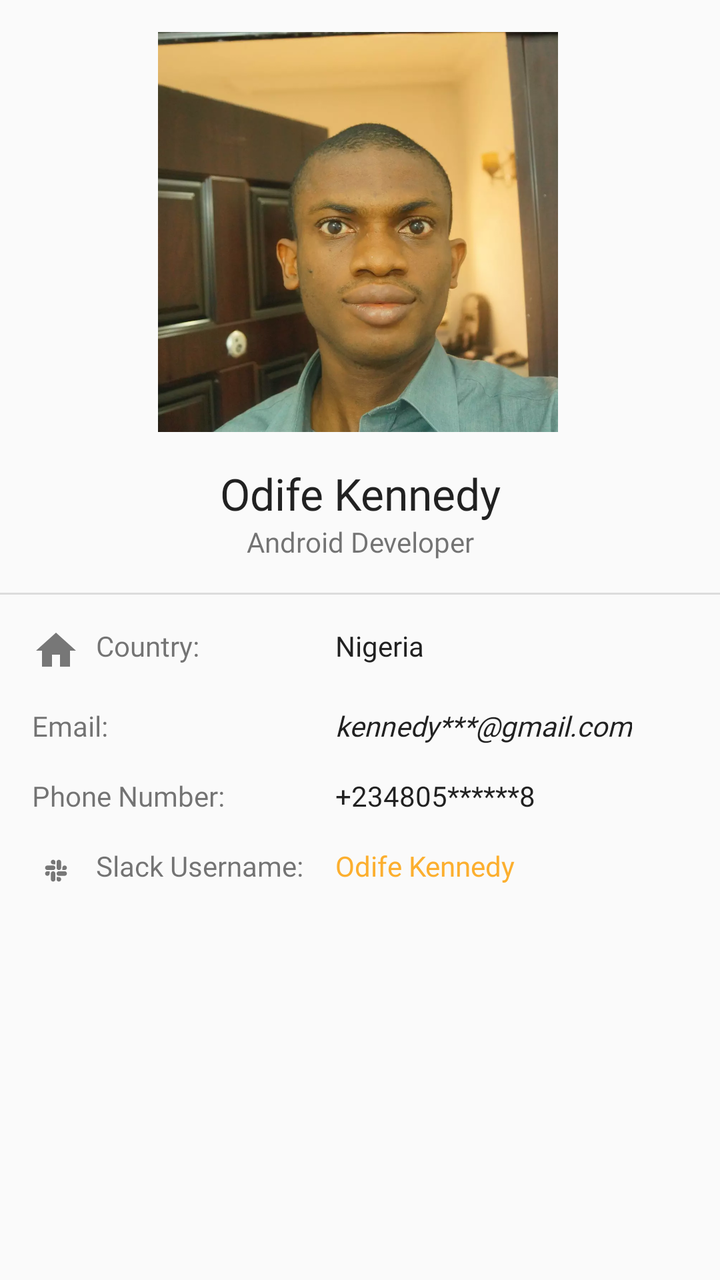
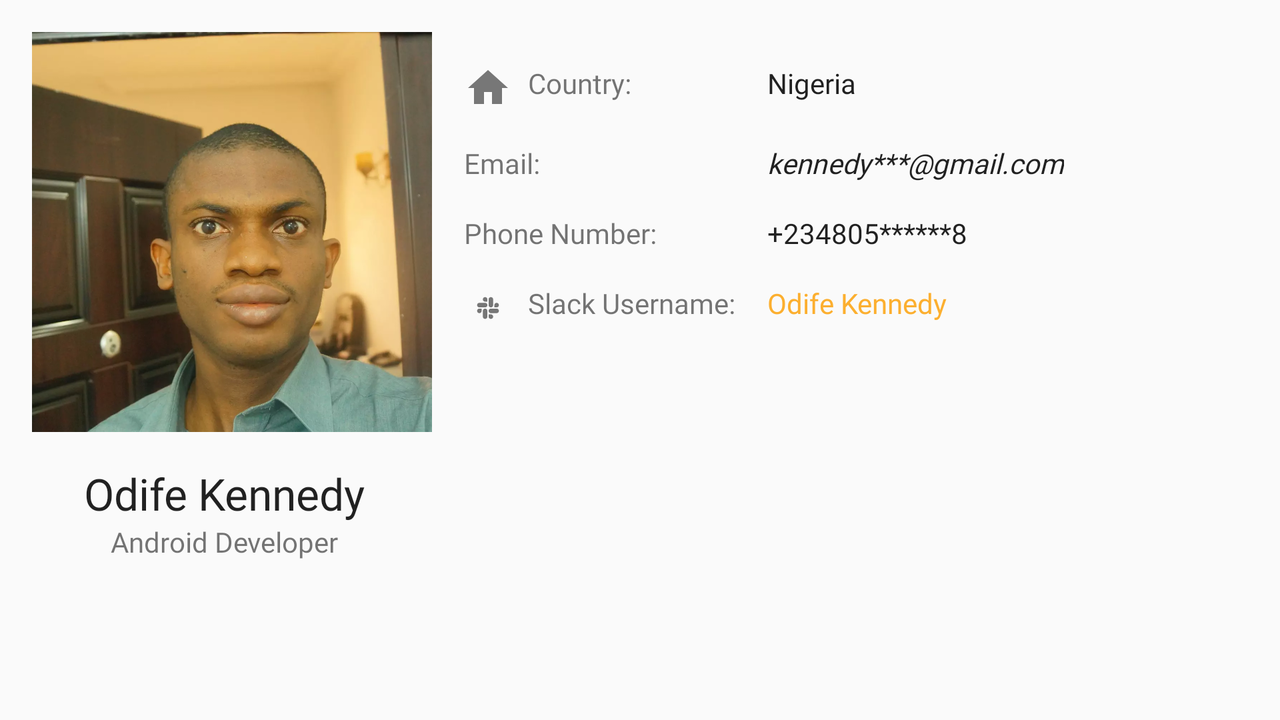

An Android layout and its configuration variant, each rendered on a device that would load it. The default file and the variant file are quoted in full after the pictures.
<!-- AndroidManifest.xml: application theme AppTheme -->
<!-- res/layout/activity_my_profile.xml -->
<?xml version="1.0" encoding="utf-8"?>
<androidx.constraintlayout.widget.ConstraintLayout xmlns:android="http://schemas.android.com/apk/res/android"
    xmlns:app="http://schemas.android.com/apk/res-auto"
    xmlns:tools="http://schemas.android.com/tools"
    android:layout_width="match_parent"
    android:layout_height="match_parent"
    tools:context=".ProfileActivity">

    <ImageView
        android:id="@+id/imageView_profile_picture"
        android:layout_width="200dp"
        android:layout_height="200dp"
        android:layout_marginTop="16dp"
        android:scaleType="centerCrop"
        app:layout_constraintEnd_toEndOf="parent"
        app:layout_constraintHorizontal_bias="0.494"
        app:layout_constraintStart_toStartOf="parent"
        app:layout_constraintTop_toTopOf="parent"
        tools:src="@drawable/my_picture" />

    <TextView
        android:id="@+id/textView_name"
        android:layout_width="0dp"
        android:layout_height="wrap_content"
        android:layout_marginStart="16dp"
        android:layout_marginTop="16dp"
        android:layout_marginEnd="16dp"
        android:gravity="center_horizontal"
        android:text="@string/my_name"
        android:textAppearance="@style/TextAppearance.AppCompat.Large"
        app:layout_constraintEnd_toEndOf="parent"
        app:layout_constraintStart_toStartOf="parent"
        app:layout_constraintTop_toBottomOf="@+id/imageView_profile_picture" />

    <TextView
        android:id="@+id/textView_title"
        android:layout_width="0dp"
        android:layout_height="wrap_content"
        android:gravity="center_horizontal"
        android:text="@string/android_developer"
        android:textAppearance="@style/TextAppearance.AppCompat.Small"
        app:layout_constraintEnd_toEndOf="@+id/textView_name"
        app:layout_constraintStart_toStartOf="@+id/textView_name"
        app:layout_constraintTop_toBottomOf="@+id/textView_name" />

    <View
        android:id="@+id/divider"
        android:layout_width="0dp"
        android:layout_height="1dp"
        android:layout_marginTop="16dp"
        android:background="?android:attr/listDivider"
        app:layout_constraintEnd_toEndOf="parent"
        app:layout_constraintStart_toStartOf="parent"
        app:layout_constraintTop_toBottomOf="@+id/textView_title" />

    <TextView
        android:id="@+id/textView_country_label"
        android:layout_width="wrap_content"
        android:layout_height="wrap_content"
        android:layout_marginStart="16dp"
        android:layout_marginTop="16dp"
        android:text="@string/country"
        android:drawableStart="@drawable/ic_home_black_24dp"
        android:drawablePadding="8dp"
        app:layout_constraintStart_toStartOf="parent"
        app:layout_constraintTop_toBottomOf="@+id/divider" />

    <TextView
        android:id="@+id/textView_email_label"
        android:layout_width="wrap_content"
        android:layout_height="wrap_content"
        android:layout_marginTop="16dp"
        android:text="@string/email"
        android:drawableStart="@drawable/ic_email_black_24dp"
        android:drawablePadding="8dp"
        app:layout_constraintStart_toStartOf="@+id/textView_country_label"
        app:layout_constraintTop_toBottomOf="@+id/textView_country_label" />

    <TextView
        android:id="@+id/textView_phone_label"
        android:layout_width="wrap_content"
        android:layout_height="wrap_content"
        android:layout_marginTop="16dp"
        android:text="@string/phone_number"
        android:drawableStart="@drawable/ic_phone_black_24dp"
        android:drawablePadding="8dp"
        app:layout_constraintStart_toStartOf="@+id/textView_email_label"
        app:layout_constraintTop_toBottomOf="@+id/textView_email_label" />

    <TextView
        android:id="@+id/textView_slack_label"
        android:layout_width="wrap_content"
        android:layout_height="wrap_content"
        android:layout_marginTop="16dp"
        android:text="@string/slack_username"
        android:drawableStart="@drawable/ic_slack_black"
        android:drawablePadding="8dp"
        app:layout_constraintStart_toStartOf="@+id/textView_phone_label"
        app:layout_constraintTop_toBottomOf="@+id/textView_phone_label" />

    <androidx.constraintlayout.widget.Barrier
        android:id="@+id/barrier"
        android:layout_width="wrap_content"
        android:layout_height="wrap_content"
        app:barrierDirection="end"
        app:constraint_referenced_ids="textView_slack_label,textView_phone_label,textView_country_label,textView_email_label"
        tools:layout_editor_absoluteX="411dp" />

    <TextView
        android:id="@+id/textView7_country"
        android:layout_width="wrap_content"
        android:layout_height="wrap_content"
        android:layout_marginStart="16dp"
        android:text="@string/nigeria"
        android:textAppearance="@style/TextAppearance.AppCompat.Body1"
        app:layout_constraintBaseline_toBaselineOf="@+id/textView_country_label"
        app:layout_constraintStart_toEndOf="@+id/barrier" />

    <TextView
        android:id="@+id/textView8"
        android:layout_width="wrap_content"
        android:layout_height="wrap_content"
        android:text="@string/my_email"
        android:textAppearance="@style/TextAppearance.AppCompat.Body1"
        android:textStyle="italic"
        app:layout_constraintBaseline_toBaselineOf="@+id/textView_email_label"
        app:layout_constraintStart_toStartOf="@+id/textView7_country" />

    <TextView
        android:id="@+id/textView_phone"
        android:layout_width="wrap_content"
        android:layout_height="wrap_content"
        android:text="@string/my_phone"
        android:textAppearance="@style/TextAppearance.AppCompat.Body1"
        app:layout_constraintBaseline_toBaselineOf="@+id/textView_phone_label"
        app:layout_constraintStart_toStartOf="@+id/textView8" />

    <TextView
        android:id="@+id/textView_slack"
        android:layout_width="wrap_content"
        android:layout_height="wrap_content"
        android:text="@string/my_name"
        android:textAppearance="@style/TextAppearance.AppCompat.Body1"
        android:textColor="@color/colorAccent"
        app:layout_constraintBaseline_toBaselineOf="@+id/textView_slack_label"
        app:layout_constraintStart_toStartOf="@+id/textView_phone" />
</androidx.constraintlayout.widget.ConstraintLayout>
<!-- resources referenced by this layout -->
<resources>
  <color name="colorAccent">#FCAF2F</color>
  <!-- drawable ic_home_black_24dp (drawable) -->
  <vector android:height="24dp" android:tint="#777777"
      android:viewportHeight="24.0" android:viewportWidth="24.0"
      android:width="24dp" xmlns:android="http://schemas.android.com/apk/res/android">
      <path android:fillColor="#FF000000" android:pathData="M10,20v-6h4v6h5v-8h3L12,3 2,12h3v8z"/>
  </vector>
  <!-- drawable ic_slack_black (drawable) -->
  <vector android:height="24dp" android:viewportHeight="270"
      android:viewportWidth="270" android:width="24dp"
      android:tint="#777777"
      xmlns:android="http://schemas.android.com/apk/res/android">
      <path android:fillColor="#FF000000" android:pathData="M99.4,151.2c0,7.1 -5.8,12.9 -12.9,12.9s-12.9,-5.8 -12.9,-12.9c0,-7.1 5.8,-12.9 12.9,-12.9h12.9V151.2z"/>
      <path android:fillColor="#FF000000" android:pathData="M105.9,151.2c0,-7.1 5.8,-12.9 12.9,-12.9s12.9,5.8 12.9,12.9v32.3c0,7.1 -5.8,12.9 -12.9,12.9s-12.9,-5.8 -12.9,-12.9C105.9,183.5 105.9,151.2 105.9,151.2z"/>
      <path android:fillColor="#FF000000" android:pathData="M118.8,99.4c-7.1,0 -12.9,-5.8 -12.9,-12.9s5.8,-12.9 12.9,-12.9s12.9,5.8 12.9,12.9v12.9H118.8z"/>
      <path android:fillColor="#FF000000" android:pathData="M118.8,105.9c7.1,0 12.9,5.8 12.9,12.9s-5.8,12.9 -12.9,12.9H86.5c-7.1,0 -12.9,-5.8 -12.9,-12.9s5.8,-12.9 12.9,-12.9C86.5,105.9 118.8,105.9 118.8,105.9z"/>
      <path android:fillColor="#FF000000" android:pathData="M170.6,118.8c0,-7.1 5.8,-12.9 12.9,-12.9c7.1,0 12.9,5.8 12.9,12.9s-5.8,12.9 -12.9,12.9h-12.9V118.8z"/>
      <path android:fillColor="#FF000000" android:pathData="M164.1,118.8c0,7.1 -5.8,12.9 -12.9,12.9c-7.1,0 -12.9,-5.8 -12.9,-12.9V86.5c0,-7.1 5.8,-12.9 12.9,-12.9c7.1,0 12.9,5.8 12.9,12.9V118.8z"/>
      <path android:fillColor="#FF000000" android:pathData="M151.2,170.6c7.1,0 12.9,5.8 12.9,12.9c0,7.1 -5.8,12.9 -12.9,12.9c-7.1,0 -12.9,-5.8 -12.9,-12.9v-12.9H151.2z"/>
      <path android:fillColor="#FF000000" android:pathData="M151.2,164.1c-7.1,0 -12.9,-5.8 -12.9,-12.9c0,-7.1 5.8,-12.9 12.9,-12.9h32.3c7.1,0 12.9,5.8 12.9,12.9c0,7.1 -5.8,12.9 -12.9,12.9H151.2z"/>
  </vector>
  <!-- drawable my_picture: webp bitmap (drawable, 71100 bytes) -->
  <string name="android_developer">Android Developer</string>
  <string name="country">Country:</string>
  <string name="email">Email:</string>
  <string name="my_email">kennedy***@gmail.com</string>
  <string name="my_name">Odife Kennedy</string>
  <string name="my_phone">+234805******8</string>
  <string name="nigeria">Nigeria</string>
  <string name="phone_number">Phone Number:</string>
  <string name="slack_username">Slack Username:</string>
  <style name="AppTheme" parent="Theme.AppCompat.Light.DarkActionBar">
          
          <item name="colorPrimary">@color/colorPrimary</item>
          <item name="colorPrimaryDark">@color/colorPrimaryDark</item>
          <item name="colorAccent">@color/colorAccent</item>
  
          <item name="android:fontFamily">@font/noto_sans</item>
      </style>
  <color name="colorPrimary">#365EDF</color>
  <color name="colorPrimaryDark">#244BB6</color>
</resources>
<!-- res/layout-land/activity_my_profile.xml (the repository's variant of the layout above) -->
<!-- drawn on the phone turned sideways -->
<?xml version="1.0" encoding="utf-8"?>
<ScrollView xmlns:android="http://schemas.android.com/apk/res/android"
    xmlns:app="http://schemas.android.com/apk/res-auto"
    xmlns:tools="http://schemas.android.com/tools"
    android:layout_width="match_parent"
    android:layout_height="match_parent">

    <androidx.constraintlayout.widget.ConstraintLayout
        android:layout_width="match_parent"
        android:layout_height="wrap_content"
        android:clipToPadding="false"
        android:paddingBottom="16dp"
        tools:context=".ProfileActivity">

        <ImageView
            android:id="@+id/imageView_profile_picture"
            android:layout_width="200dp"
            android:layout_height="200dp"
            android:layout_marginStart="16dp"
            android:layout_marginTop="16dp"
            android:scaleType="centerCrop"
            tools:src="@drawable/my_picture"
            app:layout_constraintStart_toStartOf="parent"
            app:layout_constraintTop_toTopOf="parent" />

        <TextView
            android:id="@+id/textView_name"
            android:layout_width="0dp"
            android:layout_height="wrap_content"
            android:layout_marginStart="16dp"
            android:layout_marginTop="16dp"
            android:layout_marginEnd="8dp"
            android:gravity="center_horizontal"
            android:text="@string/my_name"
            android:textAppearance="@style/TextAppearance.AppCompat.Large"
            app:layout_constraintEnd_toEndOf="@+id/imageView_profile_picture"
            app:layout_constraintStart_toStartOf="parent"
            app:layout_constraintTop_toBottomOf="@+id/imageView_profile_picture" />

        <TextView
            android:id="@+id/textView_title"
            android:layout_width="0dp"
            android:layout_height="wrap_content"
            android:gravity="center_horizontal"
            android:text="@string/android_developer"
            android:textAppearance="@style/TextAppearance.AppCompat.Small"
            app:layout_constraintEnd_toEndOf="@+id/textView_name"
            app:layout_constraintStart_toStartOf="@+id/textView_name"
            app:layout_constraintTop_toBottomOf="@+id/textView_name" />

        <TextView
            android:id="@+id/textView_country_label"
            android:layout_width="wrap_content"
            android:layout_height="wrap_content"
            android:layout_marginStart="16dp"
            android:layout_marginTop="16dp"
            android:drawableStart="@drawable/ic_home_black_24dp"
            android:drawablePadding="8dp"
            android:text="@string/country"
            app:layout_constraintStart_toEndOf="@+id/imageView_profile_picture"
            app:layout_constraintTop_toTopOf="@+id/imageView_profile_picture" />

        <TextView
            android:id="@+id/textView_email_label"
            android:layout_width="wrap_content"
            android:layout_height="wrap_content"
            android:layout_marginTop="16dp"
            android:drawableStart="@drawable/ic_email_black_24dp"
            android:drawablePadding="8dp"
            android:text="@string/email"
            app:layout_constraintStart_toStartOf="@+id/textView_country_label"
            app:layout_constraintTop_toBottomOf="@+id/textView_country_label" />

        <TextView
            android:id="@+id/textView_phone_label"
            android:layout_width="wrap_content"
            android:layout_height="wrap_content"
            android:layout_marginTop="16dp"
            android:drawableStart="@drawable/ic_phone_black_24dp"
            android:drawablePadding="8dp"
            android:text="@string/phone_number"
            app:layout_constraintStart_toStartOf="@+id/textView_email_label"
            app:layout_constraintTop_toBottomOf="@+id/textView_email_label" />

        <TextView
            android:id="@+id/textView_slack_label"
            android:layout_width="wrap_content"
            android:layout_height="wrap_content"
            android:layout_marginTop="16dp"
            android:drawableStart="@drawable/ic_slack_black"
            android:drawablePadding="8dp"
            android:text="@string/slack_username"
            app:layout_constraintStart_toStartOf="@+id/textView_phone_label"
            app:layout_constraintTop_toBottomOf="@+id/textView_phone_label" />

        <androidx.constraintlayout.widget.Barrier
            android:id="@+id/barrier"
            android:layout_width="wrap_content"
            android:layout_height="wrap_content"
            app:barrierDirection="end"
            app:constraint_referenced_ids="textView_slack_label,textView_phone_label,textView_country_label,textView_email_label"
            tools:layout_editor_absoluteX="411dp" />

        <TextView
            android:id="@+id/textView7_country"
            android:layout_width="wrap_content"
            android:layout_height="wrap_content"
            android:layout_marginStart="16dp"
            android:text="@string/nigeria"
            android:textAppearance="@style/TextAppearance.AppCompat.Body1"
            app:layout_constraintBaseline_toBaselineOf="@+id/textView_country_label"
            app:layout_constraintStart_toEndOf="@+id/barrier" />

        <TextView
            android:id="@+id/textView8"
            android:layout_width="wrap_content"
            android:layout_height="wrap_content"
            android:text="@string/my_email"
            android:textAppearance="@style/TextAppearance.AppCompat.Body1"
            android:textStyle="italic"
            app:layout_constraintBaseline_toBaselineOf="@+id/textView_email_label"
            app:layout_constraintStart_toStartOf="@+id/textView7_country" />

        <TextView
            android:id="@+id/textView_phone"
            android:layout_width="wrap_content"
            android:layout_height="wrap_content"
            android:text="@string/my_phone"
            android:textAppearance="@style/TextAppearance.AppCompat.Body1"
            app:layout_constraintBaseline_toBaselineOf="@+id/textView_phone_label"
            app:layout_constraintStart_toStartOf="@+id/textView8" />

        <TextView
            android:id="@+id/textView_slack"
            android:layout_width="wrap_content"
            android:layout_height="wrap_content"
            android:text="@string/my_name"
            android:textAppearance="@style/TextAppearance.AppCompat.Body1"
            android:textColor="@color/colorAccent"
            app:layout_constraintBaseline_toBaselineOf="@+id/textView_slack_label"
            app:layout_constraintStart_toStartOf="@+id/textView_phone" />
    </androidx.constraintlayout.widget.ConstraintLayout>
</ScrollView>
